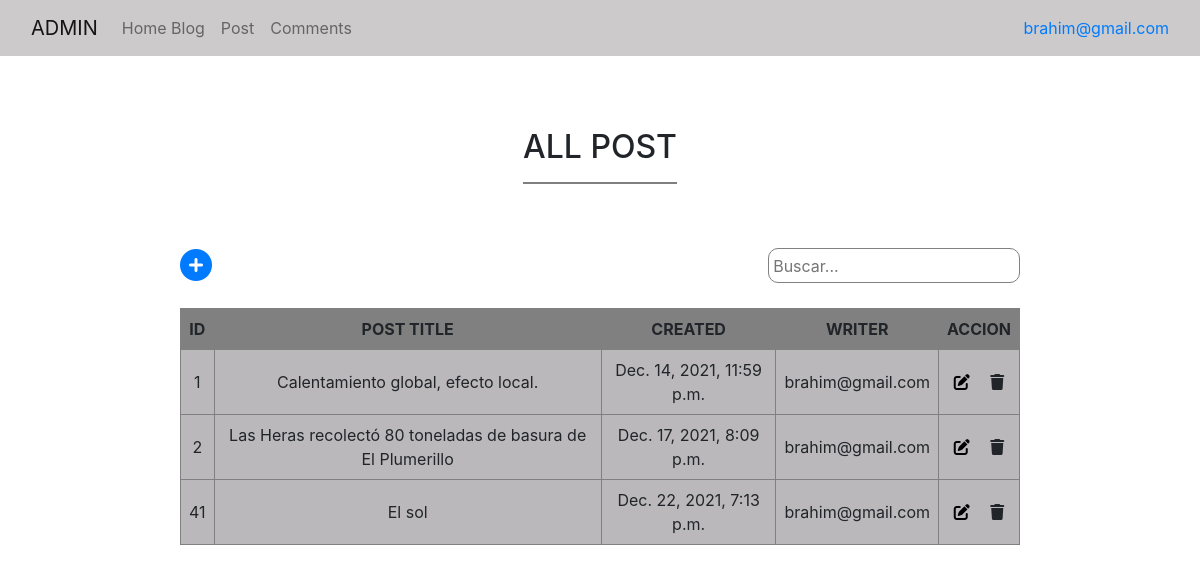
The app's page /_admin2-post (signed in) with its own data.
### post/models.py (models this page shows, shortened)
class Post(models.Model):
    title = models.CharField(max_length=500)
    content = models.CharField(max_length=1500)
    created = models.DateTimeField(default=timezone.now)
    active = models.BooleanField(default=True)
    category_id = models.ForeignKey(Category, on_delete=models.CASCADE)
    user_id = models.ForeignKey(User, on_delete=models.CASCADE)

### login/views.py (the view)
# urls.py: path('_admin2-post',views.showAdmin2Post, name = '_admin2-post'),
def showAdmin2Post(request):
    user = request.user.id
    result = Post.objects.filter(active = 1).filter(user_id = user)
    if result:
        context = {'data':result}
    else:
        context = {}
    return render(request, 'admin2-post.html', context)

### templates/admin2-post.html (shortened to what this page needs)
{% extends 'base-admin.html' %}
{% load static %}
{% block content %}
<br><br><br>
<div class="table-container">
    <div>
        <h2>ALL POST</h2>
        <hr style="border: 1px solid grey;" />
    </div>
</div>
<br><br>
<div class="table-container ">
    <div class="div-container ">
        <div class="div-search">
            <a href="{% url '_admin2-post-new' %}">
                <i class="fas fa-plus-circle fa-2x"></i>
            </a>
            <input type="text" onkeyup="myFunction()" placeholder="Buscar..." id="myInput">
        </div>
        <table class="table-content" id="example">
            <thead>
                <tr>
                    <th>ID</th>
                    <th>POST TITLE</th>
                    <th>CREATED</th>
                    <th>WRITER</th>
                    <th>ACCION</th>
                </tr>
            </thead>
            <tbody>
                {%for i in data%}
                <tr>
                    <td>{{i.id}}</td>
                    <td>{{i.title}}</td>
                    <td>{{i.created}}</td>
                    <td>{{i.user_id}}</td>
                    <td>
                        <div>
                            <a class="link" href="{% url '_admin2-post-edit' i.id %}">
                                <i class="fas fa-edit mr-3"></i>
                            </a>
                            <a class="link">
                                <i class="fas fa-trash"></i>
                            </a>
                        </div>
                    </td>
                </tr>
                {%endfor%}
            </tbody>
        </table>
    </div>
</div>
<br><br><br>
{% endblock content %}

### templates/base-admin.html (shortened to what this page needs)
{% load static %}
<!DOCTYPE html>
<html lang="en">
<head>
  <link rel="stylesheet" href="https://cdnjs.cloudflare.com/ajax/libs/jqueryui/1.12.1/jquery-ui.min.css">
  <link rel="stylesheet" type="text/css" href="{% static 'css/bootstrap.min.css' %}">
  <link rel="stylesheet" href="https://cdnjs.cloudflare.com/ajax/libs/font-awesome/6.0.0-beta3/css/all.min.css">
  </head>
<body>
  <nav class="navbar navbar-expand-lg navbar-light" style="background-color: rgb(204, 202, 202);">
    <div class="container-fluid">
      <a class="navbar-brand" href="#">ADMIN</a>
      <div class="collapse navbar-collapse" id="navbarNav">
        <ul class="navbar-nav">
          <li class="nav-item">
            <a class="nav-link" aria-current="page" href="{% url 'home' %}">Home Blog</a>
          </li>
          <li class="nav-item">
            <a class="nav-link" href="{% url '_admin2-post' %}">Post</a>
          </li>
          <li class="nav-item">
            <a class="nav-link" href="{% url 'comments' %}">Comments</a>
          </li>
          </ul>
      </div>
      <a class="nav-item" href="{% url 'logout' %}" data-bs-toggle="tooltip" data-bs-placement="bottom"
        title="Click para Logout">
        {{user.username}}
      </a>
    </div>
  </nav>
  {%block content%}
  {% endblock content%}
  </body>
</html>

### templates/admin2-post.html (style rules this page uses)
.table-container { width: 100%; display: flex; justify-content: center; }
.div-container { display: flex; flex-direction: column; width: 70%; }
.div-container input { width: 30%; align-self: flex-end; border-radius: 10px; border: 1px solid gray; padding: 0.5%; }
.table-content { width: auto; margin-top: 3%; }
.table-content thead { background-color: gray; text-align: center; }
.table-content tbody { background-color: rgb(186, 184, 187); text-align: center; }
.table-content thead th { border: 1px solid gray; padding: 1vh; }
.table-content tbody td { border: 1px solid gray; padding: 1vh; }
.div-search { display: flex; justify-content: space-between; align-items: center; }
.link { color: black; text-decoration: none; }

### records on screen
Post: id "1", title "Calentamiento global, efecto local.", created "Dec. 14, 2021, 11:59 p.m.", user_id "brahim@gmail.com"
Post: id "2", title "Las Heras recolectó 80 toneladas de basura de El Plumerillo", created "Dec. 17, 2021, 8:09 p.m.", user_id "brahim@gmail.com"
Post: id "41", title "El sol", created "Dec. 22, 2021, 7:13 p.m.", user_id "brahim@gmail.com"

### other values on screen
{{ user.username }} "brahim@gmail.com"
